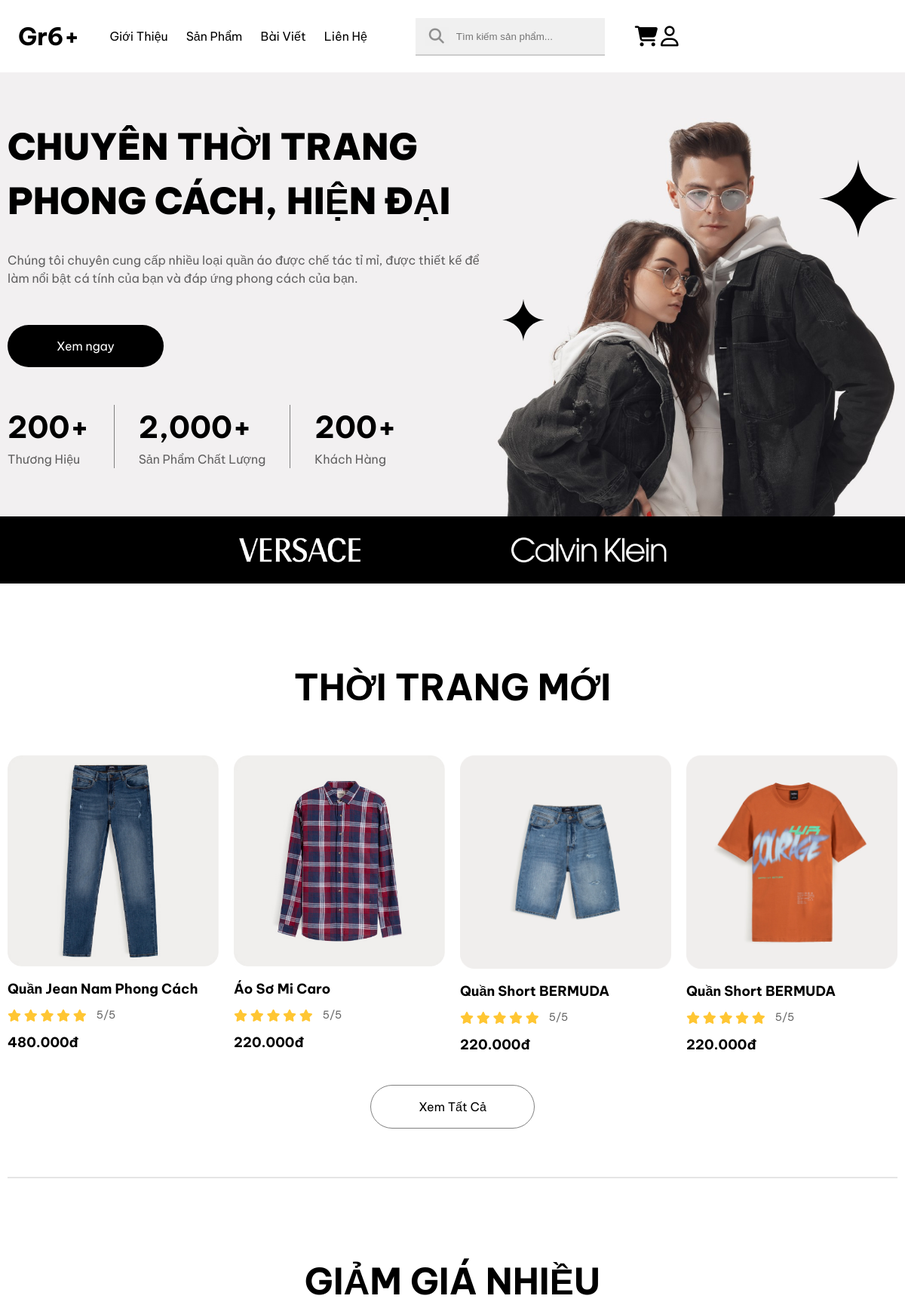
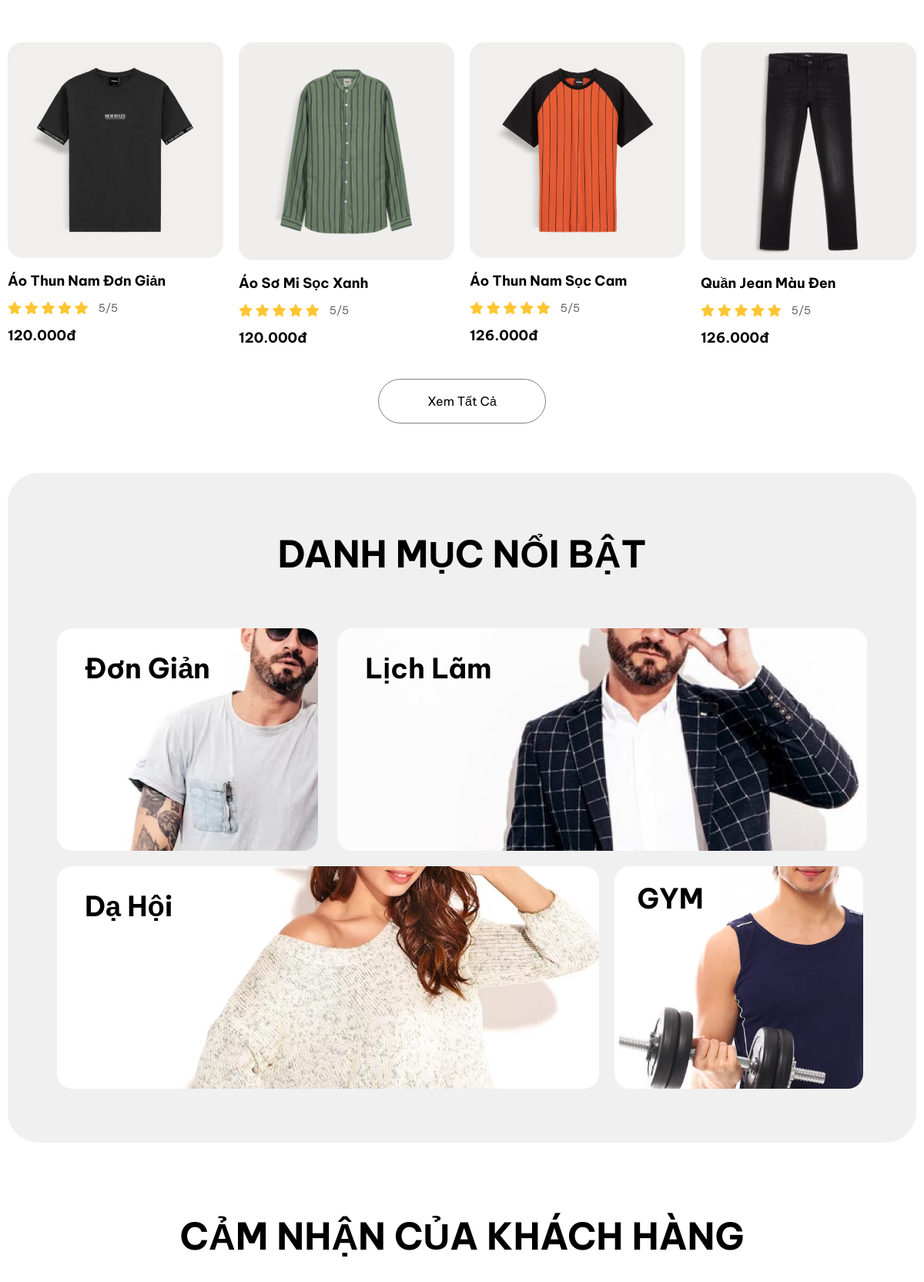
The page / (upper part) on the database its author committed (2 pictures, top to bottom).
### tables this page shows
CREATE TABLE `product` (
  `Product_id` int(11) NOT NULL,
  `category_id` int(11) NOT NULL,
  `Product_Name` varchar(100) NOT NULL,
  `stock` int(11) DEFAULT NULL,
  `Price` decimal(20,0) NOT NULL,
  `description` text NOT NULL,
  `img_path` varchar(255) NOT NULL,
  `ma_giam_gia` decimal(20,0) NOT NULL,
  `size` text NOT NULL
);

### index.php (the view, shortened to what this page needs)
<?php
include "connect.php";
?>
<!DOCTYPE html>
<html lang="en">
<head>
    <link rel="stylesheet" href="style.css">
    <link rel="stylesheet" href="https://cdnjs.cloudflare.com/ajax/libs/font-awesome/6.6.0/css/all.min.css">
</head>
<body>
    <header class="header">
        <div class="container">
            <div class="inner__wrap">
                <a class="header__title" href="index.php">Gr6+</a>
                <ul class="header__bar">
                    <li>
                        <a href="about.php">Giới Thiệu</a>
                    </li>
                    <li>
                        <a href="product.php" target="_blank">Sản Phẩm</a>
                    </li>
                    <li>
                        <a href="/">Bài Viết</a>
                    </li>
                    <li>
                        <a href="contact.php">Liên Hệ</a>
                    </li>
                </ul>
                <div class="search-wrapper" style="position: relative;">
                    <form action="product.php" method="GET" class="header__form" autocomplete="off">
                        <input type="text" placeholder="Tìm kiếm sản phẩm..." id="searchInput" name="search">
                        <button><i class="fa-solid fa-magnifying-glass"></i></button>
                    </form>
                    <div id="suggestions" class="suggestion-box"></div>
                </div>
                <div class="header__cart">
                    <a href="<?php if(isset($_SESSION['login']['id'])){
                        echo "cart.php";
                    }else{
                        echo "login.php?web=cart.php";
                    } ?>"><i class="fa-solid fa-cart-shopping"></i></a>
                    <a href="<?php if(isset($_SESSION['login']['id'])){
                        echo "user.php";
                    }else{
                        echo "login.php";
                    } ?>"><i class="fa-regular fa-user"></i></a>
                </div>
            </div>
        </div>
    </header>
    <div class="section-1">
        <div class="container">
            <div class="inner__wrap">
                <div class="content">
                    <h2 class="title">
                        CHUYÊN THỜI TRANG PHONG CÁCH, HIỆN ĐẠI
                    </h2>
                    <p class="sub-title">
                        Chúng tôi chuyên cung cấp nhiều loại quần áo được chế tác tỉ mỉ, được thiết kế để làm nổi bật cá
                        tính của bạn và đáp ứng phong cách của bạn.
                    </p>
                    <a href="product.php" class="button">Xem ngay</a>
                    <div class="desc">
                        <div class="descBox">
                            <div class="descBox-number">200+</div>
                            <div class="descBox-title">Thương Hiệu</div>
                        </div>
                        <div class="descBox">
                            <div class="descBox-number">2,000+</div>
                            <div class="descBox-title">Sản Phẩm Chất Lượng</div>
                        </div>
                        <div class="descBox">
                            <div class="descBox-number">200+</div>
                            <div class="descBox-title">Khách Hàng</div>
                        </div>
                    </div>
                </div>
                <div class="images">
                    <img src="img/Banner.jpg" alt="">
                    <img src="img/Vector.svg" alt="" class="star">
                    <img src="img/Vector.svg" alt="" class="star-2">
                </div>
            </div>
        </div>
    </div>
    <div class="tradeMark">
        <div class="container">
            <div class="inner__wrap">
                <img src="img/Logo-1.png" alt="">
                <img src="img/Logo-5.png" alt="">
            </div>
        </div>
    </div>
    <div class="section-2">
        <div class="container">
            <div class="inner__wrap">
                <h2 class="title">
                    THỜI TRANG MỚI
                </h2>
                <div class="inner-box">
                    <?php
                    $sql ="SELECT * FROM product ORDER BY price DESC LIMIT 4";
                    $result = mysqli_query($conn, $sql);
                    while($row = mysqli_fetch_assoc($result)) { ?>
                    <div class="box-title">
                        <div class="images">
                            <img src="<?php echo $row['img_path'] ?>" alt="">
                        </div>
                        <div class="content">
                            <a href="<?php echo "detail.php?Product_id=".  $row['Product_id'] ?>">
                                <?php echo $row['Product_Name'] ?> </a>
                        </div>
                        <div class="star">
                            <div class="inner-star">
                                <i class="fa-solid fa-star"></i>
                                <i class="fa-solid fa-star"></i>
                                <i class="fa-solid fa-star"></i>
                                <i class="fa-solid fa-star"></i>
                                <i class="fa-solid fa-star"></i>
                            </div>
                            <div class="dg">5/5</div>
                        </div>
                        <div class="price">
                            <?php $index = (string) $row['Price'];
                                $array = [];
                                $a = 0;
                                $count = 0;
                                for ($i = strlen($index) - 1; $i >= 0; $i--) {
                                    $array[$a] = $index[$i];
                                    $a++;
                                    $count++;
                                    if ($count % 3 == 0 && $i != 0) {
                                        $array[$a] = ".";
                                        $a++;
                                    }
                                }
                                for ($i = $a - 1; $i >= 0; $i--) {
                                    echo $array[$i];
                                }
                                echo "đ"; ?>
                        </div>
                    </div>
                    <?php } ?>
                </div>
                <div class="button">
                    <a href="product.php">Xem Tất Cả</a>
                </div>
                <div class="rounded">
                </div>
            </div>
        </div>
    </div>
    <div class="section-2">
        <div class="container">
            <div class="inner__wrap">
                <h2 class="title">
                    GIẢM GIÁ NHIỀU
                </h2>
                <div class="inner-box">
                    <?php
                    $sql ="SELECT * FROM product ORDER BY price ASC LIMIT 4";
                    $result = mysqli_query($conn, $sql);
                    while($row = mysqli_fetch_assoc($result)) { ?>
                    <div class="box-title">
                        <div class="images">
                            <img src="<?php echo $row['img_path'] ?>" alt="">
                        </div>
                        <div class="content">
                            <a href="<?php echo "detail.php?Product_id=".  $row['Product_id'] ?>">
                                <?php echo $row['Product_Name'] ?> </a>
                        </div>
                        <div class="star">
                            <div class="inner-star">
                                <i class="fa-solid fa-star"></i>
                                <i class="fa-solid fa-star"></i>
                                <i class="fa-solid fa-star"></i>
                                <i class="fa-solid fa-star"></i>
                                <i class="fa-solid fa-star"></i>
                            </div>
                            <div class="dg">5/5</div>
                        </div>
                        <div class="price">
                            <?php $index = (string) $row['Price'];
                                $array = [];
                                $a = 0;
                                $count = 0;
                                for ($i = strlen($index) - 1; $i >= 0; $i--) {
                                    $array[$a] = $index[$i];
                                    $a++;
                                    $count++;
                                    if ($count % 3 == 0 && $i != 0) {
                                        $array[$a] = ".";
                                        $a++;
                                    }
                                }
                                for ($i = $a - 1; $i >= 0; $i--) {
                                    echo $array[$i];
                                }
                                echo "đ"; ?>
                        </div>
                    </div>
                    <?php } ?>
                </div>
                <div class="button">
                    <a href="product.php">Xem Tất Cả</a>
                </div>
            </div>
        </div>
    </div>
    <div class="section-3">
        <div class="container">
            <div class="inner__wrap">
                <div class="title">
                    DANH MỤC NỔI BẬT
                </div>
                <div class="box-title">
                    <div class="box-top">
                        <div class="images-1">
                            <img src="img/ilutranstion-1.jpg" alt="">
                            <div class="desc-1">
                                Đơn Giản
                            </div>
                        </div>
                        <div class="images-2">
                            <img src="img/ilutranstion-2.jpg" alt="">
                            <div class="desc-2">
                                Lịch Lãm
                            </div>
                        </div>
                    </div>
                    <div class="box-bottom">
                        <div class="images-1">
                            <img src="img/ilutranstion-3.jpg" alt="">
                            <div class="desc-1">
                                Dạ Hội
                            </div>
                        </div>
                        <div class="images-2">
                            <img src="img/ilutranstion-4.jpg" alt="">
                            <div class="desc-2">
                                GYM
                            </div>
                        </div>
                    </div>
                </div>
            </div>
        </div>
    </div>
    <div class="section-4">
        <div class="container">
            <div class="inner__wrap">
                <h2 class="title">
                    CẢM NHẬN CỦA KHÁCH HÀNG
                </h2>
            </div>
        </div>
    </div>
</body>
</html>

### rows shown on the page
product: img_path (picture), Product_Name "Quần Jean Nam Phong Cách", i "4", i "8", ma_giam_gia "0", i "."
product: img_path (picture), Product_Name "Áo Sơ Mi Caro", i "2", i "0", i ".", ma_giam_gia "0"
product: img_path (picture), Product_Name "Quần Short BERMUDA", i "2", i "0", i "."
product: img_path (picture), Product_Name "Quần Short BERMUDA", i "2", i "0", i "."
product: img_path (picture), Product_Name "Áo Thun Nam Đơn Giản", i "1", i "2", i "."
product: img_path (picture), Product_Name "Áo Sơ Mi Sọc Xanh", i "1", i "2", i "0", i "."
product: img_path (picture), Product_Name "Áo Thun Nam Sọc Cam", i "1", i "2", i "6", i ".", i "0"
product: img_path (picture), Product_Name "Quần Jean Màu Đen", i "1", i "2", i "6", i ".", i "0"
